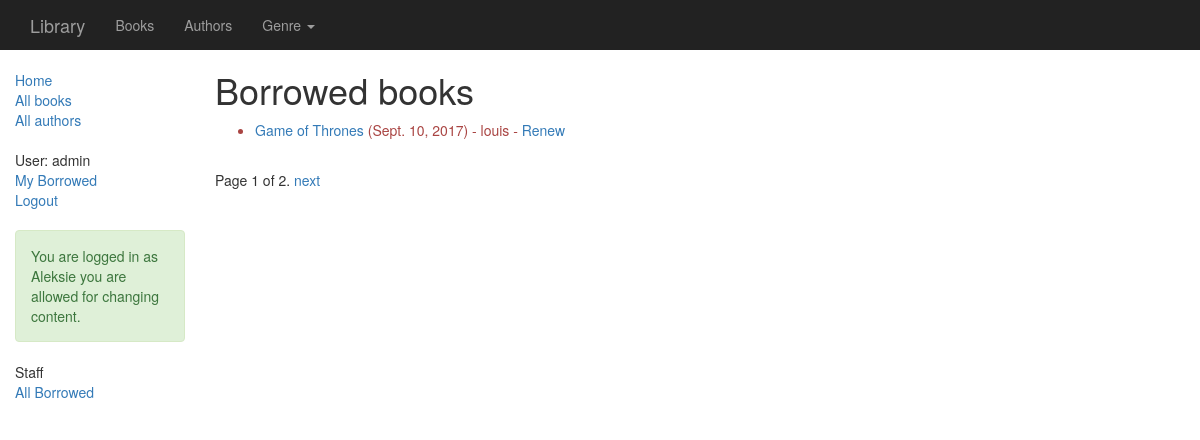
The page /allbooks/ (signed in) on the database its author committed.
### catalog/models.py (models this page shows, shortened)
class BookInstance(models.Model):
    id = models.UUIDField(primary_key=True, default=uuid.uuid4, help_text="Unique ID for this particular book across whole library")
    book = models.ForeignKey('Book', on_delete=models.SET_NULL, null=True)
    borrower = models.ForeignKey(User, on_delete=models.SET_NULL, null=True, blank=True)
    imprint = models.CharField(max_length=200)
    due_back = models.DateField(null=True, blank=True)
    LOAN_STATUS = (
        ('m', 'Maintenance'),
        ('o', 'On loan'),
        ('a', 'Available'),
        ('r', 'Reserved'),
    )
    status = models.CharField(max_length=1, choices=LOAN_STATUS, blank=True, default='m', help_text='Book availability')
    class Meta:
        ordering = ["due_back"]
        permissions = (("can_mark_returned", "Set book as returned"),)
    @property
    def is_overdue(self):
        if self.due_back and date.today() > self.due_back:
            return True
        return False

class Book(models.Model):
    title = models.CharField(max_length=200)
    author = models.ForeignKey('Author', on_delete=models.SET_NULL, null=True)
    summary = models.TextField(max_length=1000, help_text="Enter a brief description of the book")
    isbn = models.CharField('ISBN',max_length=13, help_text='13 Character <a href="https://www.isbn-international.org/content/what-isbn">ISBN number</a>')
    genre = models.ManyToManyField(Genre, help_text="Select a genre for this book")
    """
    Creates a string for the Genre. This is required to display genre in Admin.
    """

### catalog/views.py (the view)
# urls.py: url(r'^allbooks/$', views.LoanedBooksByUserAllListView.as_view(), name='all-borrowed'),
class LoanedBooksByUserAllListView(LoginRequiredMixin,generic.ListView):
    model = BookInstance
    template_name ='bookinstance_list_of_all_borrowed_user.html'
    paginate_by = 1
    def get_queryset(self):
        return BookInstance.objects.filter(status__exact='o').order_by('due_back')

### catalog/templates/bookinstance_list_of_all_borrowed_user.html
{% extends "base_generic.html" %}
{% block content %}
    <h1>Borrowed books</h1>
    {% if bookinstance_list %}
    <ul>
      {% for bookinst in bookinstance_list %}
      <li class="{% if bookinst.is_overdue %}text-danger{% endif %}">
        <a href="{% url 'book-detail' bookinst.book.pk %}">{{bookinst.book.title}}</a> ({{ bookinst.due_back }}) {% if user.is_superuser %}- {{ bookinst.borrower }} {% if perms.catalog.can_mark_returned %}- <a href="{% url 'renew-book-librarian' bookinst.id %}">Renew</a>  {% endif %} {% endif %}
      </li>
      {% endfor %}
    </ul>
    {% else %}
      <p>There are no books borrowed.</p>
    {% endif %}
{% endblock %}

### catalog/templates/base_generic.html (shortened to what this page needs)
<!DOCTYPE html>
<html lang="en">
  <head>
    {% load static %}
    <link rel="stylesheet" href="{% static 'css/bootstrap.min.css' %}">
    <link rel="stylesheet" href="{% static 'css/styles.css' %}">
  </head>
  <header>
      <nav class="navbar navbar-toggleable-md navbar-inverse fixed-top bg-inverse">
        <div class="container">
          <div class="navbar-header">
            <a class="navbar-brand" href="{% url 'index' %}">Library</a>
          </div>
          <div id="navbar" class="navbar-collapse collapse">
            <ul class="nav navbar-nav">
              <li><a href="{% url 'books' %}">Books</a></li>
              <li><a href="{% url 'authors' %}">Authors</a></li>
              <li class="dropdown">
                <a href="#" class="dropdown-toggle" data-toggle="dropdown" role="button" aria-haspopup="true" aria-expanded="false">Genre <span class="caret"></span></a>
              </li>
            </ul>
          </div>
        </div>
      </nav>
  </header>
  <body>
    <div class="container-fluid">
      <div class="row">
        <div class="col-sm-2">
        {% block sidebar %}
        <ul class="sidebar-nav">
            <li><a href="{% url 'index' %}">Home</a></li>
            <li><a href="{% url 'books' %}">All books</a></li>
            <li><a href="{% url 'authors' %}">All authors</a></li>
            <br>
            {% if user.is_authenticated %}
             <li>User: {{ user.get_username }}</li>
             <li><a href="{% url 'my-borrowed' %}">My Borrowed</a></li>
             <li><a href="{% url 'logout'%}">Logout</a></li>
           {% else %}
             <li><a href="{% url 'login'%}">Login</a></li>
           {% endif %}
           {% if user.is_superuser %}
           <br>
           <div class="alert alert-success" role="alert">
            <p>You are logged in as {{user.first_name}} you are allowed for changing content.</p>
            </div>
            <li>Staff</li>
            <li><a href="{% url 'all-borrowed' %}">All Borrowed</a></li>
          {% endif %}
        </ul>
       {% endblock %}
        </div>
        <div class="col-sm-10 ">
        {% block content %}{% endblock %}
        {% block pagination %}
          {% if is_paginated %}
              <div class="pagination">
                  <span class="page-links">
                      <span class="page-current">
                          Page {{ page_obj.number }} of {{ page_obj.paginator.num_pages }}.
                      </span>
                      {% if page_obj.has_next %}
                          <a href="{{ request.path }}?page={{ page_obj.next_page_number }}">next</a>
                      {% endif %}
                  </span>
              </div>
          {% endif %}
        {% endblock %}
        </div>
      </div>
    </div>
  </body>
</html>

### catalog/static/css/styles.css (style rules this page uses)
.sidebar-nav { margin-top: 20px; padding: 0; list-style: none; }
.navbar { margin: 0; border: 0; border-radius: 0; }

### rows shown on the page
BookInstance: book "Game of Thrones", due_back "Sept. 10, 2017", borrower "louis"

### other values the page prints
{{ user.get_username }} "admin"
{{ user.first_name }} "Aleksie"
{{ page_obj.number }} "1"
{{ page_obj.paginator.num_pages }} "2"
